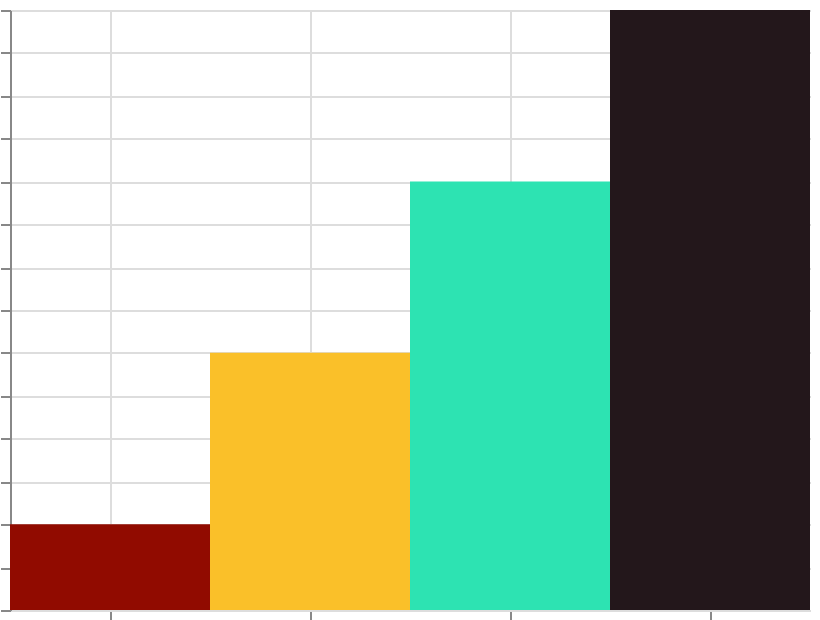

Vega-Lite specification stored for this chart:
### Vega specification from a JSON file in a GitHub repository (floating-point values rounded to 4 significant figures)
{"$schema": "https://vega.github.io/schema/vega/v6.json", "width": 400, "height": 300, "padding": 5, "autosize": "none", "data": [{"name": "table", "values": [{"cat": "A", "val": 10}, {"cat": "B", "val": 30}, {"cat": "C", "val": 50}, {"cat": "D", "val": 70}]}], "scales": [{"name": "x", "type": "band", "domain": {"data": "table", "field": "cat", "sort": true}, "range": "width"}, {"name": "y", "type": "linear", "domain": {"data": "table", "field": "val"}, "range": [{"signal": "height"}, 0], "zero": true, "nice": true}, {"name": "color", "type": "linear", "domain": {"data": "table", "field": "val"}, "reverse": true, "range": {"scheme": "turbo"}}], "marks": [{"type": "rect", "from": {"data": "table"}, "encode": {"update": {"x": {"scale": "x", "field": "cat"}, "width": {"scale": "x", "band": 1}, "y": {"scale": "y", "field": "val"}, "y2": {"scale": "y", "value": 0}, "fill": {"scale": "color", "field": "val"}}}}], "axes": [{"scale": "x", "orient": "bottom", "grid": true, "labels": false}, {"scale": "y", "orient": "left", "grid": true, "labels": false}], "legends": [{"fill": "color"}]}
